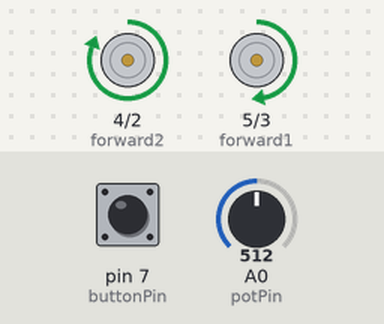
Bench run of a sketch on a simulated Arduino Uno, built with avr-gcc and run on an emulated ATmega328P. On the bench: motor-driver pin pairs drawn as motors (green arrow = first pin HIGH = forward, orange = second pin HIGH = backward, longer = more drive). The test bench sets the inputs (shaded band); at power-on: pin 7 (buttonPin) HIGH, A0 (potPin) = 512.

Above: at 1.2 s.
1.3 s: pin 7 (buttonPin) pulled LOW for 0.15 s
At 2.5 s:
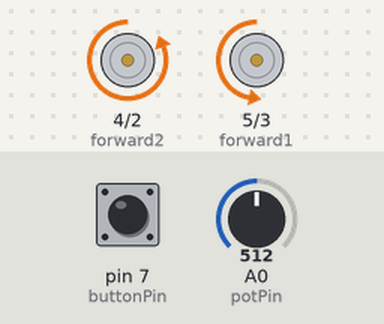
3.0 s: A0 (potPin) set to 716
At 3.6 s:
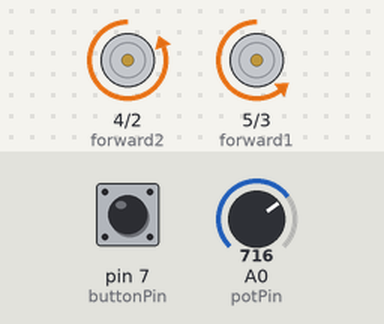
4.5 s: A0 (potPin) set to 900
At 4.8 s:
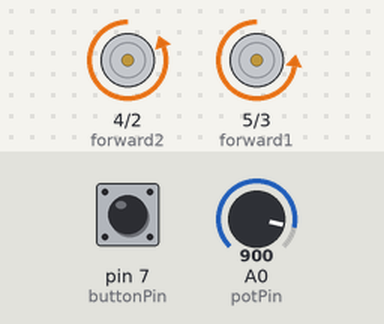
6.0 s: pin 7 (buttonPin) pulled LOW for 1 s
At 8.2 s:
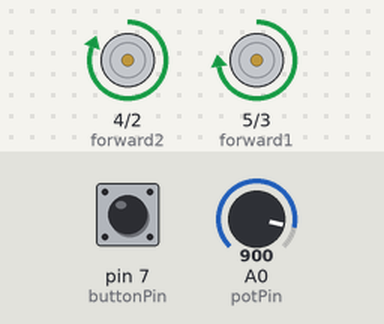
8.5 s: A0 (potPin) set to 511
At 9.0 s:
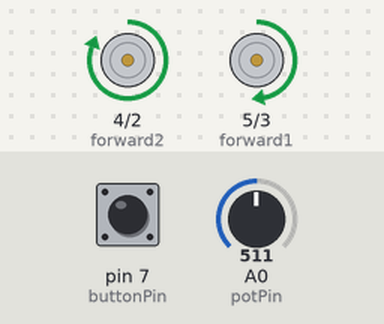
10.0 s: A0 (potPin) set to 122
At 11.4 s:
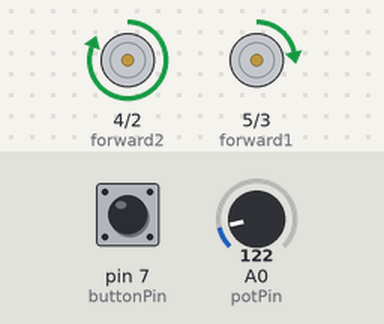
Timing chart, 0 to 12.5 s (numbered marks = the images above; inputs shaded):
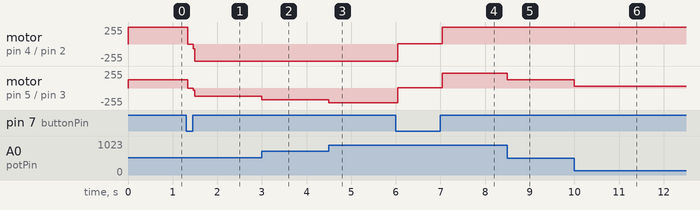

Measured:
- after the input at 1.3 s, motor on pin 4 (forward2) / pin 2 (backward2): forward 255/255 → backward 1/255 at once, → backward 255/255 0.12 s later; motor on pin 5 (forward1) / pin 3 (backward1): forward 127/255 → stopped at once, → backward 127/255 0.12 s later
- after the input at 3.0 s, motor on pin 5 (forward1) / pin 3 (backward1): backward 127/255 → backward 178/255 at once
- after the input at 4.5 s, motor on pin 5 (forward1) / pin 3 (backward1): backward 178/255 → backward 224/255 at once
- after the input at 6.0 s, motor on pin 4 (forward2) / pin 2 (backward2): backward 255/255 → forward 1/255 at once, → forward 255/255 1.0 s later; motor on pin 5 (forward1) / pin 3 (backward1): backward 224/255 → forward 1/255 at once, → forward 224/255 1.0 s later
- after the input at 8.5 s, motor on pin 5 (forward1) / pin 3 (backward1): forward 224/255 → forward 127/255 at once
- after the input at 10.0 s, motor on pin 5 (forward1) / pin 3 (backward1): forward 127/255 → forward 30/255 at once

The sketch:

Speed_Direction_Control_DC_Motor_Arduino.ino
```cpp
const int potPin = A0;
const int buttonPin = 7;
const int forward1 = 5;
const int forward2 = 4;
const int backward1 = 3;
const int backward2 = 2;
int potValue = 0;
int motorValue = 0;
int buttonState = 0;
boolean a;

void setup()
{

 pinMode(buttonPin, INPUT_PULLUP);
 pinMode (forward1, OUTPUT);
 pinMode (forward2, OUTPUT);
 pinMode (backward1, OUTPUT);
 pinMode (backward2, OUTPUT);

}

void loop()
{

 potValue = analogRead(potPin);
 motorValue = map(potValue, 0, 1023, 0, 255);
 buttonState = digitalRead(buttonPin);

 if (buttonState == LOW)
  {
    a=!a;
  }
  if(a)
  {
   analogWrite(backward1, motorValue);
   digitalWrite (backward2, HIGH);
   digitalWrite (forward1, LOW);
   digitalWrite (forward2, LOW);

  }

 else
  {

   analogWrite(forward1, motorValue);
   digitalWrite (forward2, HIGH);
   digitalWrite (backward1, LOW);
   digitalWrite (backward2, LOW);

  }

}
```
